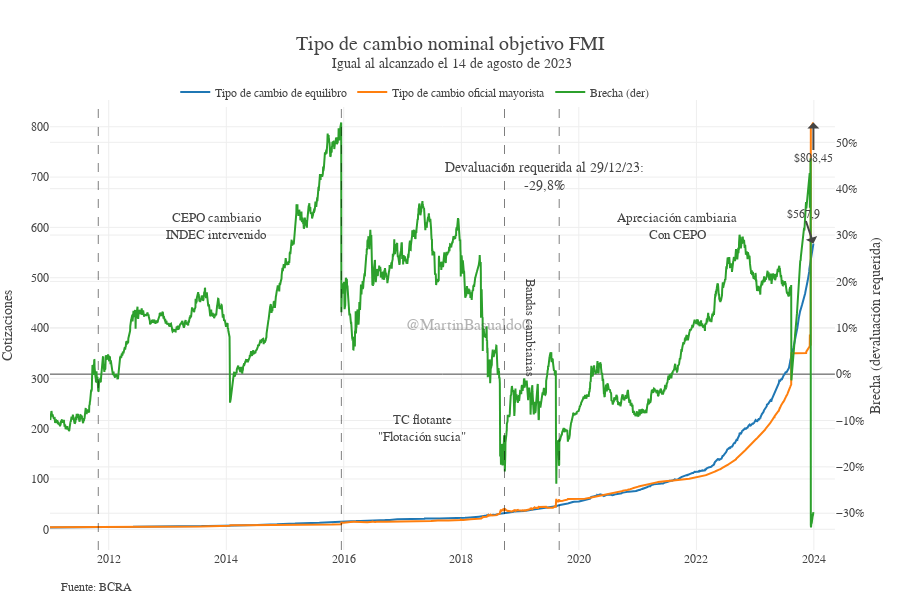

Notebook code for this chart:
### Code cell
fig = bre.plot_brecha(itcrm,cotizaciones,ponderadores,anio_desde="2011", itcr_objetivo=itcr_objetivo)
fig.update_layout(title_text = "Tipo de cambio nominal objetivo FMI<br><sup> Igual al alcanzado el 14 de agosto de 2023")
fig

### Figure 1 — Plotly figure (JSON) as saved in the notebook; plotly's stock layout.template omitted (floating-point values rounded to 4 significant figures; data arrays with more than 128 entries replaced by an {"elided": "..."} marker saying what was removed)
{"data": [{"mode": "lines", "name": "Tipo de cambio de equilibro", "type": "scatter", "x": {"elided": "4746 str values"}, "xaxis": "x", "y": {"elided": "4746 float values"}, "yaxis": "y"}, {"mode": "lines", "name": "Tipo de cambio oficial mayorista", "type": "scatter", "x": {"elided": "4746 str values"}, "xaxis": "x", "y": {"elided": "4746 float values"}, "yaxis": "y"}, {"mode": "lines", "name": "Brecha (der)", "type": "scatter", "x": {"elided": "4746 str values"}, "xaxis": "x", "y": {"elided": "4746 float values"}, "yaxis": "y2"}], "layout": {"annotations": [{"align": "left", "arrowhead": 1, "showarrow": true, "text": "$567,9", "x": "2023-12-29T00:00:00", "y": 567.9}, {"align": "left", "arrowhead": 1, "ax": 0, "ay": 35, "showarrow": true, "text": "$808,45", "x": "2023-12-29T00:00:00", "y": 808.5}, {"font": {"family": "georgia", "size": 13}, "showarrow": false, "text": "CEPO cambiario<br>INDEC intervenido", "x": "2013-11-1", "y": 600}, {"font": {"family": "georgia", "size": 13}, "showarrow": false, "text": "TC flotante<br>\"Flotación sucia\"", "x": "2017-5-1", "y": 200}, {"font": {"family": "georgia", "size": 13}, "showarrow": false, "text": "Bandas cambiarias", "textangle": 90, "x": "2019-03-1", "y": 400}, {"font": {"family": "georgia", "size": 13}, "showarrow": false, "text": "Apreciación cambiaria<br>Con CEPO", "x": "2021-9-1", "y": 600}, {"font": {"size": 12}, "showarrow": false, "text": "Fuente: BCRA", "x": 0.1, "xanchor": "right", "xref": "paper", "xshift": 0, "y": -0.1, "yanchor": "auto", "yref": "paper", "yshift": 0}, {"font": {"family": "arial", "size": 16}, "opacity": 0.4, "showarrow": false, "text": "@MartinBasualdo0", "x": 0.5, "xref": "paper", "y": 0.5, "yref": "paper"}, {"font": {"family": "georgia", "size": 14}, "showarrow": false, "text": "Devaluación requerida al 29/12/23:<br>-29,8%", "x": "2019-05-30", "y": 700}], "font": {"family": "georgia"}, "height": 600, "legend": {"orientation": "h", "x": 0.15, "xanchor": "left", "y": 1.05, "yanchor": "top"}, "margin": {"b": 50, "l": 50, "r": 15}, "separators": ",.", "shapes": [{"line": {"color": "Black", "dash": "dash", "width": 1}, "opacity": 0.5, "type": "line", "x0": "2011-10-28", "x1": "2011-10-28", "xref": "x", "y0": 0, "y1": 1, "yref": "y domain"}, {"line": {"color": "Black", "dash": "dash", "width": 1}, "opacity": 0.5, "type": "line", "x0": "2015-12-17", "x1": "2015-12-17", "xref": "x", "y0": 0, "y1": 1, "yref": "y domain"}, {"line": {"color": "Black", "dash": "dash", "width": 1}, "opacity": 0.5, "type": "line", "x0": "2018-09-26", "x1": "2018-09-26", "xref": "x", "y0": 0, "y1": 1, "yref": "y domain"}, {"line": {"color": "Black", "dash": "dash", "width": 1}, "opacity": 0.5, "type": "line", "x0": "2019-09-01", "x1": "2019-09-01", "xref": "x", "y0": 0, "y1": 1, "yref": "y domain"}], "title": {"font": {"size": 20}, "text": "Tipo de cambio nominal objetivo FMI<br><sup> Igual al alcanzado el 14 de agosto de 2023"}, "width": 900, "xaxis": {"anchor": "y", "domain": [0, 0.94], "showgrid": true}, "yaxis": {"anchor": "x", "domain": [0, 1], "title": {"text": "Cotizaciones"}, "zeroline": false}, "yaxis2": {"anchor": "x", "overlaying": "y", "side": "right", "tickformat": ",.0%", "title": {"text": "Brecha (devaluación requerida)"}}}}
